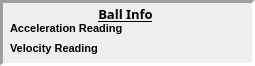
                 <widget class="QFrame" name="frame_robot_7">
                  <property name="enabled">
                   <bool>true</bool>
                  </property>
                  <property name="maximumSize">
                   <size>
                    <width>16777215</width>
                    <height>80</height>
                   </size>
                  </property>
                  <property name="font">
                   <font>
                    <pointsize>8</pointsize>
                    <weight>75</weight>
                    <bold>true</bold>
                   </font>
                  </property>
                  <property name="mouseTracking">
                   <bool>false</bool>
                  </property>
                  <property name="focusPolicy">
                   <enum>Qt::NoFocus</enum>
                  </property>
                  <property name="accessibleName">
                   <string>Robot 0</string>
                  </property>
                  <property name="autoFillBackground">
                   <bool>false</bool>
                  </property>
                  <property name="frameShape">
                   <enum>QFrame::Panel</enum>
                  </property>
                  <property name="frameShadow">
                   <enum>QFrame::Sunken</enum>
                  </property>
                  <property name="lineWidth">
                   <number>3</number>
                  </property>
                  <property name="midLineWidth">
                   <number>0</number>
                  </property>
                  <widget class="QLabel" name="title_robPanel_7">
                   <property name="geometry">
                    <rect>
                     <x>5</x>
                     <y>5</y>
                     <width>241</width>
                     <height>21</height>
                    </rect>
                   </property>
                   <property name="font">
                    <font>
                     <family>Courier 10 Pitch</family>
                     <pointsize>10</pointsize>
                     <weight>75</weight>
                     <bold>true</bold>
                     <underline>true</underline>
                    </font>
                   </property>
                   <property name="autoFillBackground">
                    <bool>false</bool>
                   </property>
                   <property name="styleSheet">
                    <string notr="true">background-color: rgba(255, 255, 255, 0);</string>
                   </property>
                   <property name="text">
                    <string>Ball Info</string>
                   </property>
                   <property name="alignment">
                    <set>Qt::AlignHCenter|Qt::AlignTop</set>
                   </property>
                  </widget>
                  <widget class="QLabel" name="ballVel">
                   <property name="geometry">
                    <rect>
                     <x>10</x>
                     <y>40</y>
                     <width>231</width>
                     <height>17</height>
                    </rect>
                   </property>
                   <property name="text">
                    <string>Velocity Reading</string>
                   </property>
                  </widget>
                  <widget class="QLabel" name="ballAccel">
                   <property name="geometry">
                    <rect>
                     <x>10</x>
                     <y>20</y>
                     <width>231</width>
                     <height>17</height>
                    </rect>
                   </property>
                   <property name="text">
                    <string>Acceleration Reading</string>
                   </property>
                  </widget>
                 </widget>
